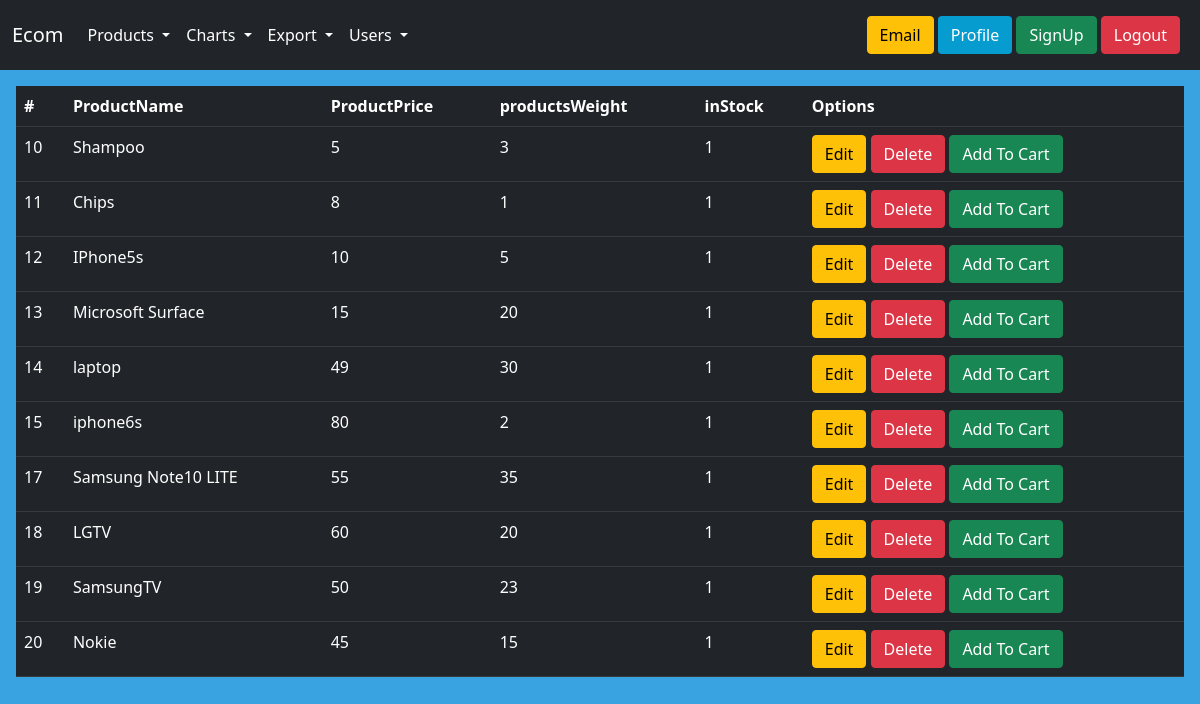
The page /products/view.php (signed in) on the database its author committed.
### tables this page shows
CREATE TABLE `products` (
  `id` int(12) NOT NULL,
  `name` varchar(255) NOT NULL,
  `price` float NOT NULL,
  `weight` float NOT NULL,
  `inStock` int(1) NOT NULL DEFAULT 1
);

### products/view.php (the view, shortened to what this page needs)
<!DOCTYPE html>
<html lang="en">
<head>
</head>
<body style="background-color:rgba(8, 139, 218, 0.8) ;">
    <nav class="navbar navbar-expand-lg  bg-dark navbar-dark " style="background-color: #e3f2fd;">
  <div class="container-fluid">
  <a class="navbar-brand" href="/ecom/products/view.php">Ecom</a>
    <div class="collapse navbar-collapse" id="navbarSupportedContent">
      <ul class="navbar-nav me-auto mb-2 mb-lg-0">
      <li class="nav-item dropdown">
          <a class="nav-link dropdown-toggle active" href="#" id="navbarDropdown" role="button" data-bs-toggle="dropdown" aria-expanded="false">
            Products
          </a>
        </li>
        <li class="nav-item dropdown">
          <a class="nav-link dropdown-toggle active" href="#" id="navbarDropdown" role="button" data-bs-toggle="dropdown" aria-expanded="false">
            Charts
          </a>
        </li>
        <li class="nav-item dropdown">
          <a class="nav-link dropdown-toggle active" href="#" id="navbarDropdown" role="button" data-bs-toggle="dropdown" aria-expanded="false">
            Export
          </a>
        </li>
        <li class="nav-item dropdown">
          <a class="nav-link dropdown-toggle active " href="#" id="navbarDropdown" role="button" data-bs-toggle="dropdown" aria-expanded="false">
            Users
          </a>
        </li>
      </ul>
      <div class="d-flex">
          <div class="m-2">
            <a href='../email.php'><button class="btn btn-warning" type="submit">Email</button></a>
            <a href="../users/viewUser.php"><button style="color:white ; background-color: rgba(0, 187, 249, 0.8);" class="btn " type="submit">Profile</button></a>
            <a href="../users/insertUser.php"><button class="btn btn-success" type="submit">SignUp</button></a>
            <a href="../logout.php"><button class="btn btn-danger" type="submit">Logout</button></a>
            </div>
    </div>
    </div>
  </div>
</nav>
</body>
</html>
<?php
try {
$userId=$_SESSION['id'];
    $cn=new mysqli("localhost",'root','',"ecom");
    $SQL="select * from products where inStock=1";
    $r=$cn->query($SQL);
    echo
    "
    <div class=' m-3 table-responsive'>
    <table class='table table-dark table-hover'>
    <tr>
        <th>#</th>
        <th>ProductName</th>
        <th>ProductPrice</th>
        <th>productsWeight</th>
        <th>inStock</th>
        <th>Options</th>
    </tr>";
    while ($data=$r->fetch_assoc())
    {
        echo
        "<tr>
        <td>$data[id]</td>
        <td>$data[name]</td>
        <td>$data[price]</td>
        <td>$data[weight]</td>
        <td>$data[inStock]</td>
        <td>
            <a href='edit.php?id=$data[id]'><button type='button' class='btn btn-block btn-warning'>Edit</button></a>
            <a href='delete.php?id=$data[id]'><button type='button' class='btn btn-block btn-danger'>Delete</button></a>
            <a href='../users/addToUser.php?userId=$userId'><button type='button' class=' btn-block btn btn-success'>Add To Cart</button></a>
        </td>
        </tr>";
    }
    echo "</table>
    </div>";
}catch (Throwable $th) {
  l1:echo "
  <h1>ERROR</h1>
   <h1>오류</h1>
   <h1>エラー</h1>
   <h1>错误</h1>
   ";
}
?>
<link href="../bootstrap-5.1.3/css/bootstrap.css" rel="stylesheet" >

### rows shown on the page
products: id "10", name "Shampoo", price "5", weight "3", inStock "1"
products: id "11", name "Chips", price "8", weight "1", inStock "1"
products: id "12", name "IPhone5s", price "10", weight "5", inStock "1"
products: id "13", name "Microsoft Surface", price "15", weight "20", inStock "1"
products: id "14", name "laptop", price "49", weight "30", inStock "1"
products: id "15", name "iphone6s", price "80", weight "2", inStock "1"
products: id "17", name "Samsung Note10 LITE", price "55", weight "35", inStock "1"
products: id "18", name "LGTV", price "60", weight "20", inStock "1"
products: id "19", name "SamsungTV", price "50", weight "23", inStock "1"
products: id "20", name "Nokie", price "45", weight "15", inStock "1"
